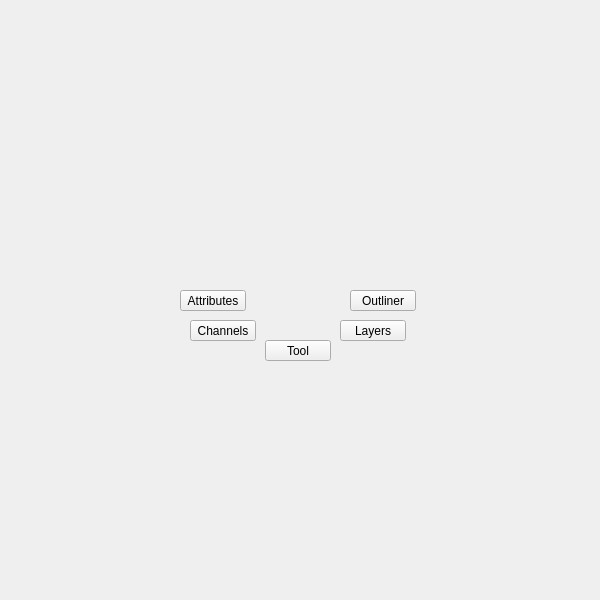
<?xml version="1.0" encoding="UTF-8"?>
<ui version="4.0">
 <class>QtUi</class>
 <widget class="QMainWindow" name="QtUi">
  <property name="enabled">
   <bool>true</bool>
  </property>
  <property name="geometry">
   <rect>
    <x>0</x>
    <y>0</y>
    <width>600</width>
    <height>600</height>
   </rect>
  </property>
  <property name="sizePolicy">
   <sizepolicy hsizetype="Ignored" vsizetype="Ignored">
    <horstretch>0</horstretch>
    <verstretch>0</verstretch>
   </sizepolicy>
  </property>
  <property name="minimumSize">
   <size>
    <width>0</width>
    <height>0</height>
   </size>
  </property>
  <property name="maximumSize">
   <size>
    <width>600</width>
    <height>600</height>
   </size>
  </property>
  <property name="cursor">
   <cursorShape>CrossCursor</cursorShape>
  </property>
  <property name="windowTitle">
   <string>Toolkit</string>
  </property>
  <property name="whatsThis">
   <string>main</string>
  </property>
  <property name="toolButtonStyle">
   <enum>Qt::ToolButtonIconOnly</enum>
  </property>
  <property name="tabShape">
   <enum>QTabWidget::Triangular</enum>
  </property>
  <property name="dockNestingEnabled">
   <bool>true</bool>
  </property>
  <property name="dockOptions">
   <set>QMainWindow::AllowNestedDocks|QMainWindow::AllowTabbedDocks|QMainWindow::AnimatedDocks|QMainWindow::ForceTabbedDocks</set>
  </property>
  <widget class="QWidget" name="mainWindow">
   <property name="sizePolicy">
    <sizepolicy hsizetype="Ignored" vsizetype="Ignored">
     <horstretch>0</horstretch>
     <verstretch>0</verstretch>
    </sizepolicy>
   </property>
   <widget class="QWidget" name="r001" native="true">
    <property name="geometry">
     <rect>
      <x>195</x>
      <y>370</y>
      <width>206</width>
      <height>81</height>
     </rect>
    </property>
   </widget>
   <widget class="QWidget" name="r005" native="true">
    <property name="geometry">
     <rect>
      <x>195</x>
      <y>0</y>
      <width>206</width>
      <height>141</height>
     </rect>
    </property>
   </widget>
   <widget class="QWidget" name="r004" native="true">
    <property name="geometry">
     <rect>
      <x>0</x>
      <y>0</y>
      <width>196</width>
      <height>261</height>
     </rect>
    </property>
   </widget>
   <widget class="QWidget" name="r006" native="true">
    <property name="geometry">
     <rect>
      <x>0</x>
      <y>350</y>
      <width>196</width>
      <height>241</height>
     </rect>
    </property>
   </widget>
   <widget class="QWidget" name="r007" native="true">
    <property name="geometry">
     <rect>
      <x>400</x>
      <y>349</y>
      <width>201</width>
      <height>241</height>
     </rect>
    </property>
   </widget>
   <widget class="QWidget" name="r002" native="true">
    <property name="geometry">
     <rect>
      <x>0</x>
      <y>260</y>
      <width>171</width>
      <height>81</height>
     </rect>
    </property>
    <property name="layoutDirection">
     <enum>Qt::RightToLeft</enum>
    </property>
   </widget>
   <widget class="QWidget" name="r003" native="true">
    <property name="geometry">
     <rect>
      <x>425</x>
      <y>260</y>
      <width>176</width>
      <height>81</height>
     </rect>
    </property>
   </widget>
   <widget class="QWidget" name="r000" native="true">
    <property name="geometry">
     <rect>
      <x>195</x>
      <y>150</y>
      <width>206</width>
      <height>61</height>
     </rect>
    </property>
   </widget>
   <widget class="QWidget" name="r008" native="true">
    <property name="geometry">
     <rect>
      <x>400</x>
      <y>0</y>
      <width>201</width>
      <height>261</height>
     </rect>
    </property>
   </widget>
   <widget class="QWidget" name="r009" native="true">
    <property name="geometry">
     <rect>
      <x>195</x>
      <y>450</y>
      <width>206</width>
      <height>151</height>
     </rect>
    </property>
   </widget>
   <widget class="QPushButton" name="i000">
    <property name="geometry">
     <rect>
      <x>180</x>
      <y>290</y>
      <width>66</width>
      <height>21</height>
     </rect>
    </property>
    <property name="minimumSize">
     <size>
      <width>0</width>
      <height>21</height>
     </size>
    </property>
    <property name="maximumSize">
     <size>
      <width>16777215</width>
      <height>21</height>
     </size>
    </property>
    <property name="toolTip">
     <string/>
    </property>
    <property name="whatsThis">
     <string>dynLayout</string>
    </property>
    <property name="text">
     <string>Attributes</string>
    </property>
   </widget>
   <widget class="QPushButton" name="i001">
    <property name="geometry">
     <rect>
      <x>350</x>
      <y>290</y>
      <width>66</width>
      <height>21</height>
     </rect>
    </property>
    <property name="minimumSize">
     <size>
      <width>0</width>
      <height>21</height>
     </size>
    </property>
    <property name="maximumSize">
     <size>
      <width>16777215</width>
      <height>21</height>
     </size>
    </property>
    <property name="toolTip">
     <string/>
    </property>
    <property name="whatsThis">
     <string>dynLayout</string>
    </property>
    <property name="text">
     <string>Outliner</string>
    </property>
   </widget>
   <widget class="QPushButton" name="i002">
    <property name="geometry">
     <rect>
      <x>265</x>
      <y>340</y>
      <width>66</width>
      <height>21</height>
     </rect>
    </property>
    <property name="minimumSize">
     <size>
      <width>0</width>
      <height>21</height>
     </size>
    </property>
    <property name="maximumSize">
     <size>
      <width>16777215</width>
      <height>21</height>
     </size>
    </property>
    <property name="toolTip">
     <string/>
    </property>
    <property name="whatsThis">
     <string>dynLayout</string>
    </property>
    <property name="text">
     <string>Tool</string>
    </property>
   </widget>
   <widget class="QPushButton" name="i003">
    <property name="geometry">
     <rect>
      <x>340</x>
      <y>320</y>
      <width>66</width>
      <height>21</height>
     </rect>
    </property>
    <property name="minimumSize">
     <size>
      <width>0</width>
      <height>21</height>
     </size>
    </property>
    <property name="maximumSize">
     <size>
      <width>16777215</width>
      <height>21</height>
     </size>
    </property>
    <property name="toolTip">
     <string/>
    </property>
    <property name="whatsThis">
     <string>dynLayout</string>
    </property>
    <property name="text">
     <string>Layers</string>
    </property>
   </widget>
   <widget class="QPushButton" name="i004">
    <property name="geometry">
     <rect>
      <x>190</x>
      <y>320</y>
      <width>66</width>
      <height>21</height>
     </rect>
    </property>
    <property name="minimumSize">
     <size>
      <width>0</width>
      <height>21</height>
     </size>
    </property>
    <property name="maximumSize">
     <size>
      <width>16777215</width>
      <height>21</height>
     </size>
    </property>
    <property name="toolTip">
     <string/>
    </property>
    <property name="whatsThis">
     <string>dynLayout</string>
    </property>
    <property name="text">
     <string>Channels</string>
    </property>
   </widget>
   <zorder>r000</zorder>
   <zorder>r006</zorder>
   <zorder>r007</zorder>
   <zorder>r004</zorder>
   <zorder>r005</zorder>
   <zorder>r003</zorder>
   <zorder>r001</zorder>
   <zorder>r002</zorder>
   <zorder>r008</zorder>
   <zorder>r009</zorder>
   <zorder>i000</zorder>
   <zorder>i001</zorder>
   <zorder>i002</zorder>
   <zorder>i003</zorder>
   <zorder>i004</zorder>
  </widget>
 </widget>
 <resources/>
 <connections/>
 <designerdata>
  <property name="gridDeltaX">
   <number>5</number>
  </property>
  <property name="gridDeltaY">
   <number>10</number>
  </property>
  <property name="gridSnapX">
   <bool>true</bool>
  </property>
  <property name="gridSnapY">
   <bool>true</bool>
  </property>
  <property name="gridVisible">
   <bool>true</bool>
  </property>
 </designerdata>
</ui>
